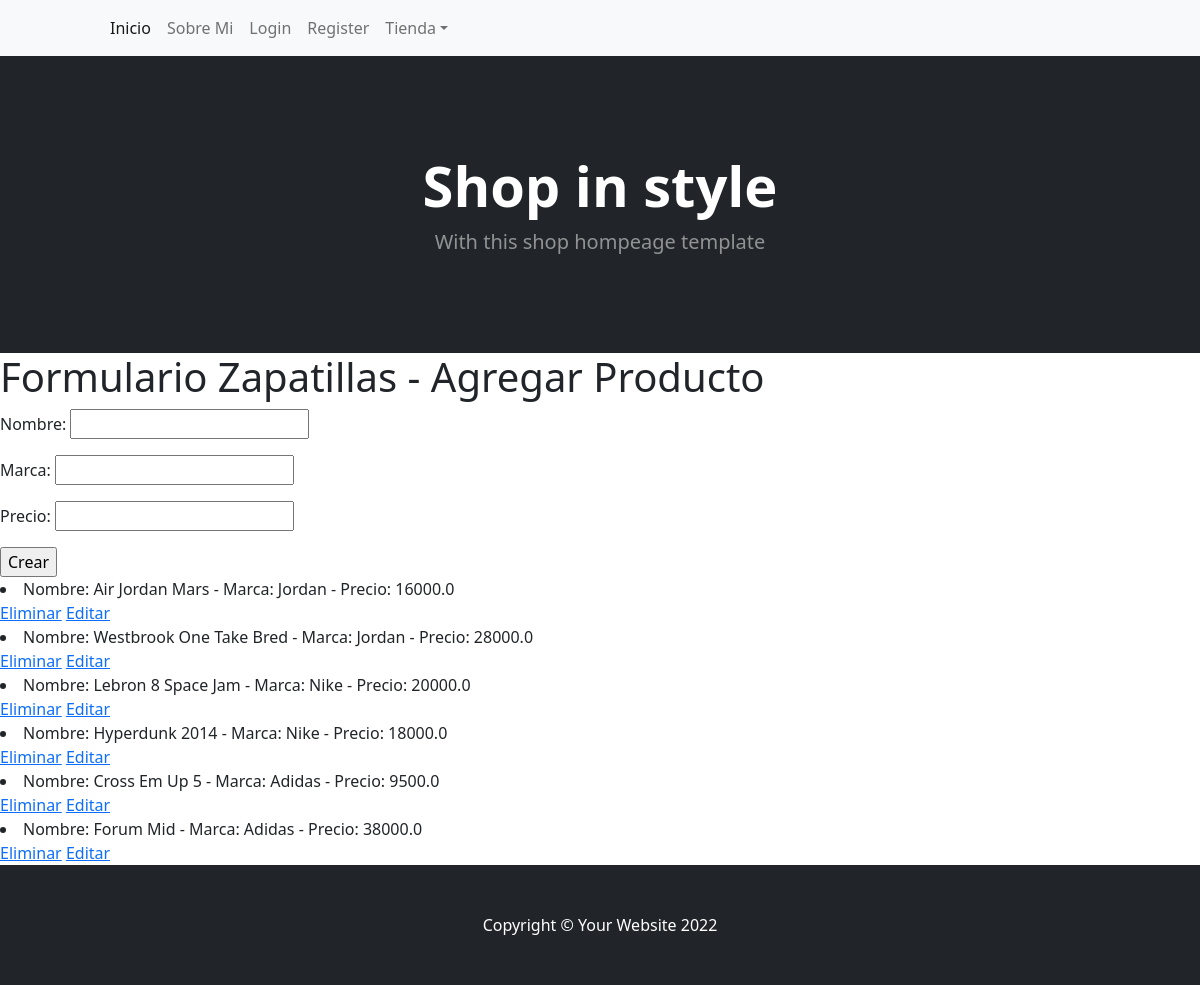
Page /productos/zapatillas/ on the committed database.
### productos/models.py (models this page shows)
class Zapatilla(models.Model):
    nombre = models.CharField(max_length=150)
    marca = models.CharField(max_length=150)
    precio = models.FloatField()
    def __str__(self):
        return f"Nombre: {self.nombre} - Marca: {self.marca} - Precio: {self.precio}"

### productos/views.py (the view, shortened to what this page needs)
# urls.py: path("zapatillas/", zapatillas, name="zapatillas"),
def zapatillas(request):
    zapatillas = Zapatilla.objects.all()
    if request.method == "GET":
        formulario = formularioZapatillas
        context = {
            "zapatillas": zapatillas,
            "formulario": formulario
        }
        return render(request, "productos/zapatillas.html", context)

### productos/templates/productos/zapatillas.html (shortened to what this page needs)
<!DOCTYPE html>
<html lang="en">
    <head>
        {% load static %}
        <link href="https://cdn.jsdelivr.net/npm/bootstrap-icons@1.5.0/font/bootstrap-icons.css" rel="stylesheet" />
        <link href="{% static 'productos/css/styles.css' %}" rel="stylesheet" />
    </head>
    <body>
        <nav class="navbar navbar-expand-lg navbar-light bg-light">
            <div class="container px-4 px-lg-5">
                <div class="collapse navbar-collapse" id="navbarSupportedContent">
                    <ul class="navbar-nav me-auto mb-2 mb-lg-0 ms-lg-4">
                        <li class="nav-item"><a class="nav-link active" aria-current="page" href="/productos/">Inicio</a></li>
                        <li class="nav-item"><a class="nav-link" href="#!">Sobre Mi</a></li>
                        <li class="nav-item"><a class="nav-link" href="/auth/login/">Login</a></li>
                        <li class="nav-item"><a class="nav-link" href="/auth/register/">Register</a></li>
                        <li class="nav-item dropdown">
                            <a class="nav-link dropdown-toggle" id="navbarDropdown" href="#" role="button" data-bs-toggle="dropdown" aria-expanded="false">Tienda</a>
                        </li>
                    </ul>
                </div>
            </div>
        </nav>
        <header class="bg-dark py-5">
            <div class="container px-4 px-lg-5 my-5">
                <div class="text-center text-white">
                    <h1 class="display-4 fw-bolder">Shop in style</h1>
                    <p class="lead fw-normal text-white-50 mb-0">With this shop hompeage template</p>
                </div>
            </div>
        </header>
        <div>
            <h1>Formulario Zapatillas - Agregar Producto</h1>
                <form " method="post">{% csrf_token %}
                    {{ formulario.as_p }}
                    <input type="submit" value="Crear">
                </form>
                {% for p in zapatillas %}
                    <li>{{p}}</li> <a href="{%url 'EliminarZapatillas' p.id %}">Eliminar</a>
                    <a href="{%url 'EditarZapatillas' p.id %}">Editar</a>
                {% endfor %}
        <footer class="py-5 bg-dark">
            <div class="container"><p class="m-0 text-center text-white">Copyright &copy; Your Website 2022</p></div>
        </footer>
    </body>
</html>

### rows in the picture
Zapatilla: nombre+marca+precio "Nombre: Air Jordan Mars - Marca: Jordan - Precio: 16000.0"
Zapatilla: nombre+marca+precio "Nombre: Westbrook One Take Bred - Marca: Jordan - Precio: 28000.0"
Zapatilla: nombre+marca+precio "Nombre: Lebron 8 Space Jam - Marca: Nike - Precio: 20000.0"
Zapatilla: nombre+marca+precio "Nombre: Hyperdunk 2014 - Marca: Nike - Precio: 18000.0"
Zapatilla: nombre+marca+precio "Nombre: Cross Em Up 5 - Marca: Adidas - Precio: 9500.0"
Zapatilla: nombre+marca+precio "Nombre: Forum Mid - Marca: Adidas - Precio: 38000.0"
